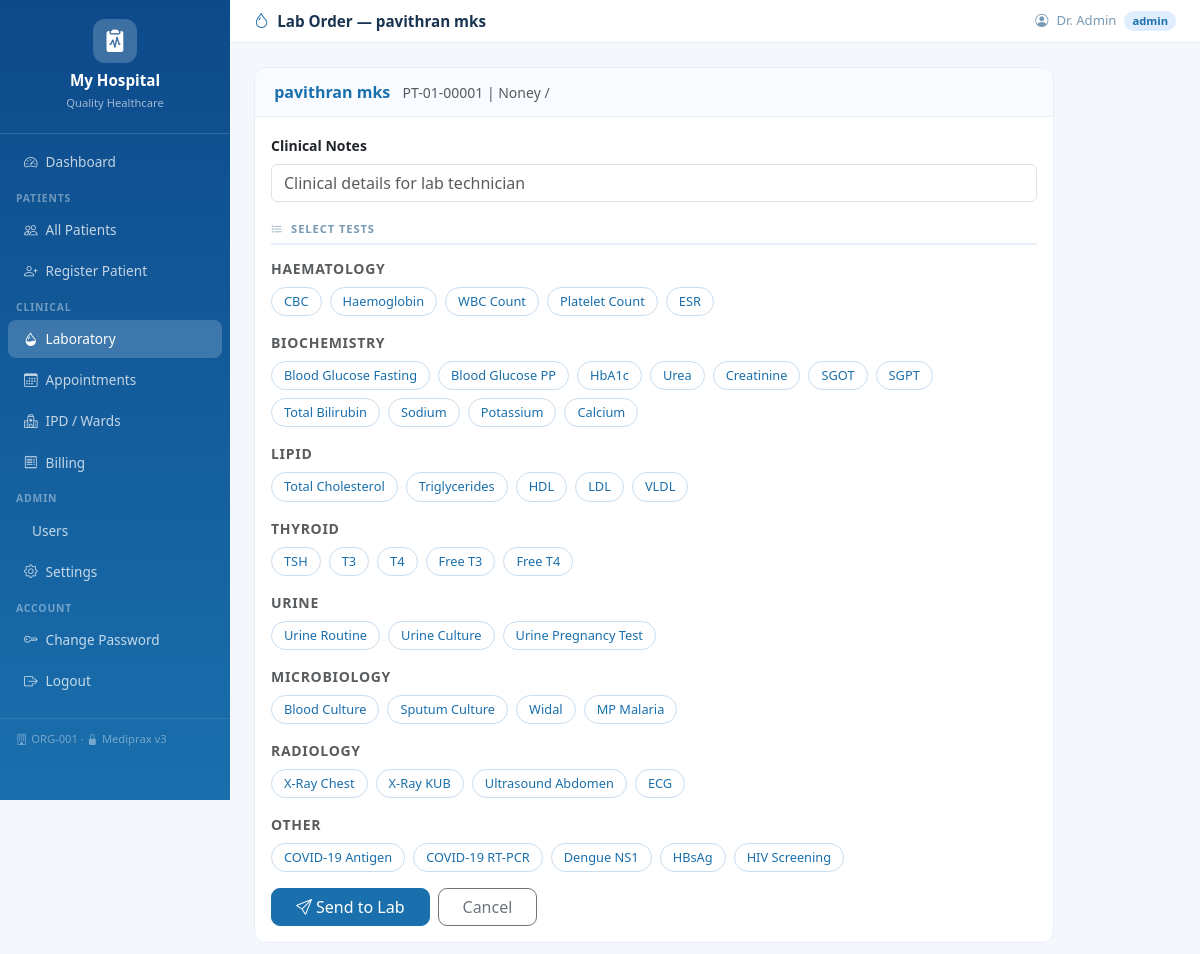
The page /lab/order/1 (signed in) on the database as committed earlier.
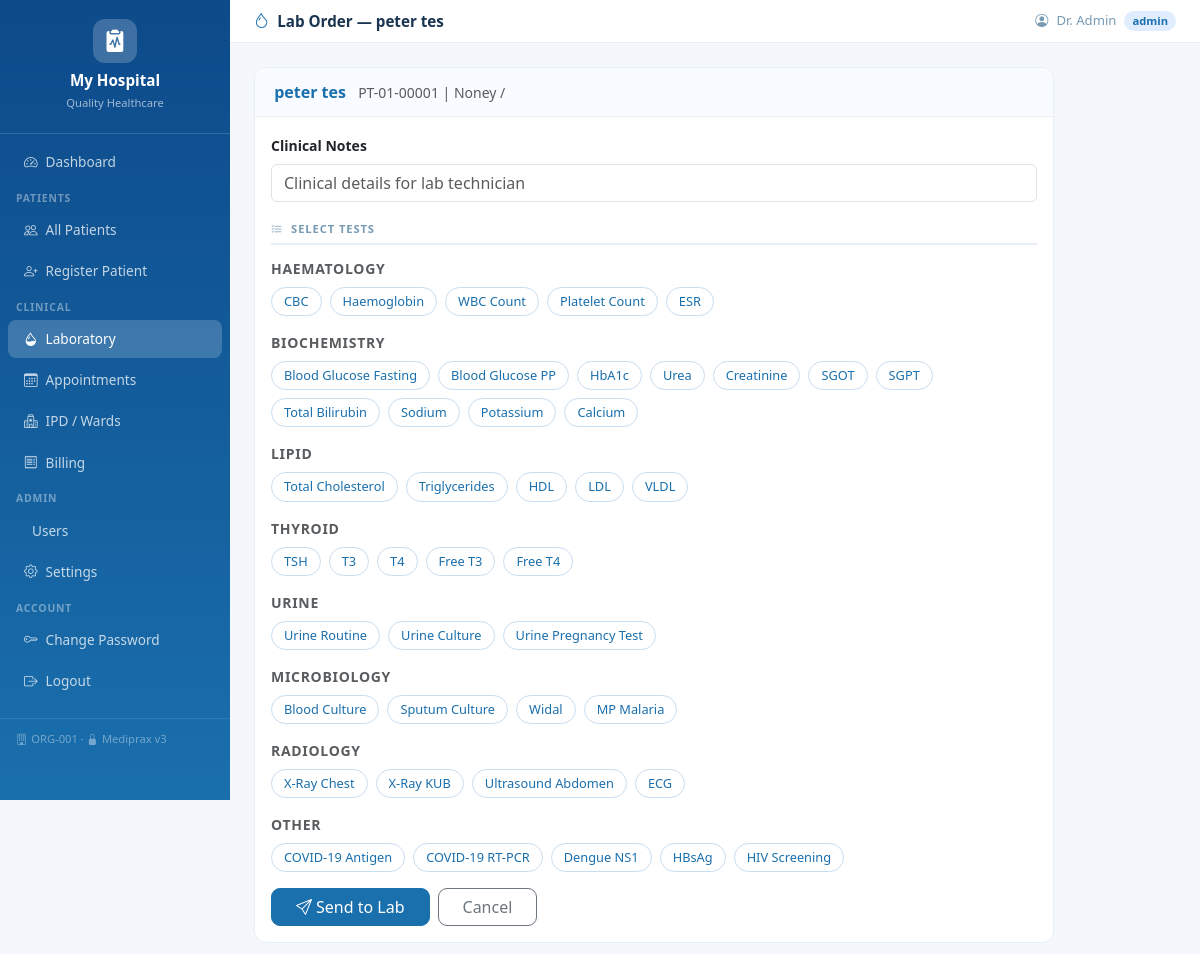
The same page on the database as committed later.
### tables this page shows
CREATE TABLE patients(
            id                INTEGER PRIMARY KEY AUTOINCREMENT,
            hospital_id       INTEGER NOT NULL,
            uhid              TEXT,
            name              TEXT NOT NULL,
            dob               DATE,
            age               INTEGER,
            gender            TEXT,
            guardian_name     TEXT DEFAULT '',
            guardian_relation TEXT DEFAULT '',
            emergency_contact TEXT DEFAULT '',
            emergency_phone   TEXT DEFAULT '',
            insurance         TEXT DEFAULT '',
            insurance_no      TEXT DEFAULT '',
            blood_group       TEXT DEFAULT '',
            rh_factor         TEXT DEFAULT '',
            height_cm         INTEGER,
            address           TEXT DEFAULT '',
            city              TEXT DEFAULT '',
            state             TEXT DEFAULT '',
            phone             TEXT DEFAULT '',
            email             TEXT DEFAULT '',
            individual_number TEXT DEFAULT '',
            occupation        TEXT DEFAULT '',
            marital_status    TEXT DEFAULT '',
            religion          TEXT DEFAULT '',
            nationality       TEXT DEFAULT 'Indian',
            comorbidity       TEXT DEFAULT '',
            known_allergies   TEXT DEFAULT '',
            past_medical_history TEXT DEFAULT '',
            past_surgical_history TEXT DEFAULT '',
            family_history    TEXT DEFAULT '',
            habits            TEXT DEFAULT '',
            patient_type      TEXT DEFAULT 'OPD'
                              CHECK(patient_type IN ('OPD','IPD','Emergency')),
            created_at        TIMESTAMP DEFAULT CURRENT_TIMESTAMP,
            updated_at        TIMESTAMP DEFAULT CURRENT_TIMESTAMP, org_id TEXT,
            FOREIGN KEY (hospital_id) REFERENCES hospitals(id)
        );

### app/routes/lab_routes.py (the view, shortened to what this page needs)
@lab_routes.route('/order/<int:pid>', methods=['GET','POST'])
def order_tests(pid):
    if not _ok(): return redirect(url_for('auth.login'))
    if not _rw(): flash('Read-only.','danger'); return redirect(url_for('patients.patient_detail',pid=pid))
    hid = _hid(); db = get_db()
    patient = db.execute('SELECT * FROM patients WHERE id=? AND hospital_id=?',(pid,hid)).fetchone()
    if not patient: flash('Not found.','danger'); return redirect(url_for('patients.patients'))
    lv = db.execute('SELECT id FROM visits WHERE patient_id=? AND hospital_id=? ORDER BY id DESC LIMIT 1',(pid,hid)).fetchone()
    return render_template('lab/order_form.html', patient=dict(patient), common_tests=COMMON,
                           last_visit_id=lv['id'] if lv else None)

### app/database.py (called while the page is built)
def get_db():
    if 'db' not in g:
        g.db = sqlite3.connect(current_app.config['DATABASE'])
        g.db.row_factory = sqlite3.Row
        g.db.execute('PRAGMA foreign_keys = ON')
        try:
            g.db.execute('PRAGMA journal_mode = WAL')
            g.db.execute('PRAGMA synchronous = NORMAL')
        except Exception:
            pass
    return g.db

### app/routes/lab_routes.py (called while the page is built)
def _ok():  return 'user_id' in session and 'hospital_id' in session

def _hid(): return session.get('hospital_id',1)

def _rw():  return session.get('role') in ('admin','doctor')

### templates/lab/order_form.html (shortened to what this page needs)
{% extends "base.html" %}
{% block page_title %}<i class="bi bi-droplet me-2 text-primary"></i>Lab Order — {{ patient.name }}{% endblock %}
{% block content %}
<div class="card" style="max-width:800px">
  <div class="card-header">
    <span class="fw-semibold text-primary">{{ patient.name }}</span>
    <small class="text-muted ms-2">{{ patient.uhid }} | {{ patient.age }}y / {{ patient.gender }}</small>
  </div>
  <div class="card-body">
    <form method="POST">
      <div class="mb-3"><label class="form-label small fw-semibold">Clinical Notes</label>
        <input type="text" name="notes" class="form-control" placeholder="Clinical details for lab technician"/></div>
      <div class="section-header"><i class="bi bi-list-check me-2"></i>Select Tests</div>
      {% for category, tests in common_tests.items() %}
      <div class="mb-3">
        <div class="fw-semibold text-muted small mb-2" style="text-transform:uppercase;letter-spacing:.05em">{{ category }}</div>
        <div class="d-flex flex-wrap gap-2">
          {% for test in tests %}
          <label class="test-chip">
            <span style="display:inline-block;padding:4px 12px;border-radius:20px;border:1.5px solid #c8ddf0;background:#fff;color:#1a6fad;font-size:.8rem;cursor:pointer;transition:all .15s">{{ test }}</span>
          </label>
          {% endfor %}
        </div>
      </div>
      {% endfor %}
      <div class="d-flex gap-2 mt-3">
        <button type="submit" class="btn btn-primary px-4" style="border-radius:9px"><i class="bi bi-send me-1"></i>Send to Lab</button>
        <a href="{{ url_for('patients.patient_detail', pid=patient.id) }}" class="btn btn-outline-secondary px-4" style="border-radius:9px">Cancel</a>
      </div>
    </form>
  </div>
</div>
{% endblock %}

Rows that differ between the two databases and show on the page:
changed patients "PT-01-00001": name "pavithran mks" → "peter tes"
